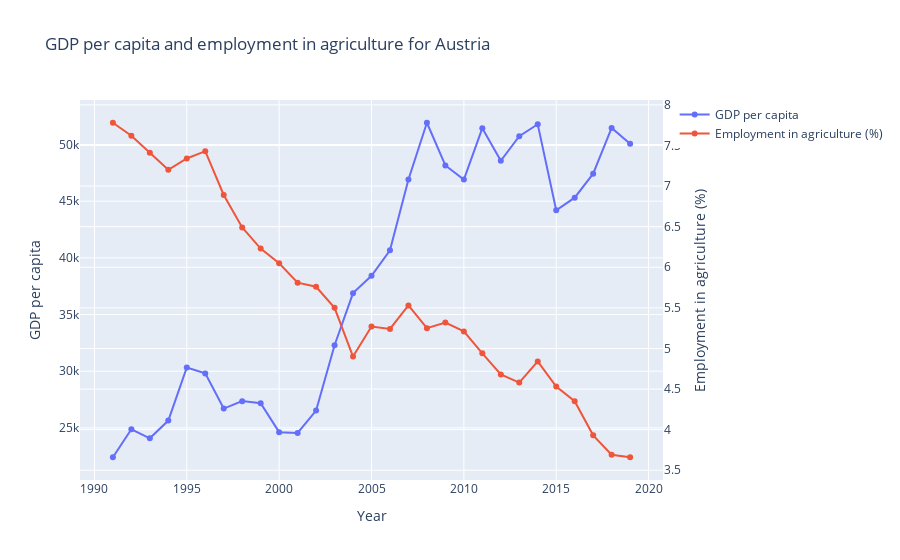

Source (notebook cell):
### Markdown cell above
**Interactive plot** :

### Code cell
countries_list = data_frames_combined['country'].unique().tolist()

def plot_gdp_per_capita_and_agri_empl(country):
    # Filter the data for the selected country
    country_data = data_frames_combined[data_frames_combined['country'] == country]

    # Create the plot
    fig = go.Figure()

    # Add GDP per capita trace (left y-axis)
    fig.add_trace(go.Scatter(x=country_data['year'], y=country_data['GDP_per_capita'],
                             mode='lines+markers', name='GDP per capita'))

    # Add percentage of people working in agriculture trace (right y-axis)
    fig.add_trace(go.Scatter(x=country_data['year'], y=country_data['Empl_in_agri_in_%_of_all_empl'],
                             mode='lines+markers', name='Employment in agriculture (%)',
                             yaxis='y2'))

    # Set the plot title and axis labels
    fig.update_layout(
        title=f'GDP per capita and employment in agriculture for {country}',
        xaxis_title='Year',
        yaxis_title='GDP per capita',
        yaxis2=dict(
            title='Employment in agriculture (%)',
            overlaying='y',
            side='right'
        )
    )

    # Show the plot
    fig.show()

# Create a dropdown menu to select a country
interact(plot_gdp_per_capita_and_agri_empl, country=widgets.Dropdown(options=countries_list, value=countries_list[0], description='Country:'))

### Figure 1 — Plotly figure (JSON) as saved in the notebook; plotly's stock layout.template omitted (floating-point values rounded to 4 significant figures)
{"data": [{"mode": "lines+markers", "name": "GDP per capita", "type": "scatter", "x": [2019, 2018, 2017, 2016, 2015, 2014, 2013, 2012, 2011, 2010, 2009, 2008, 2007, 2006, 2005, 2004, 2003, 2002, 2001, 2000, 1999, 1998, 1997, 1996, 1995, 1994, 1993, 1992, 1991], "y": [50070.0, 51470.0, 47430.0, 45310.0, 44200.0, 51790.0, 50730.0, 48560.0, 51440.0, 46900.0, 48150.0, 51920.0, 46920.0, 40670.0, 38420.0, 36890.0, 32290.0, 26530.0, 24560.0, 24630.0, 27180.0, 27360.0, 26710.0, 29810.0, 30330.0, 25650.0, 24080.0, 24880.0, 22410.0]}, {"mode": "lines+markers", "name": "Employment in agriculture (%)", "type": "scatter", "x": [2019, 2018, 2017, 2016, 2015, 2014, 2013, 2012, 2011, 2010, 2009, 2008, 2007, 2006, 2005, 2004, 2003, 2002, 2001, 2000, 1999, 1998, 1997, 1996, 1995, 1994, 1993, 1992, 1991], "y": [3.66, 3.69, 3.93, 4.35, 4.53, 4.84, 4.58, 4.68, 4.94, 5.21, 5.32, 5.25, 5.53, 5.24, 5.27, 4.9, 5.5, 5.76, 5.81, 6.05, 6.23, 6.49, 6.89, 7.43, 7.34, 7.2, 7.41, 7.62, 7.78], "yaxis": "y2"}], "layout": {"title": {"text": "GDP per capita and employment in agriculture for Austria"}, "xaxis": {"title": {"text": "Year"}}, "yaxis": {"title": {"text": "GDP per capita"}}, "yaxis2": {"overlaying": "y", "side": "right", "title": {"text": "Employment in agriculture (%)"}}}}
